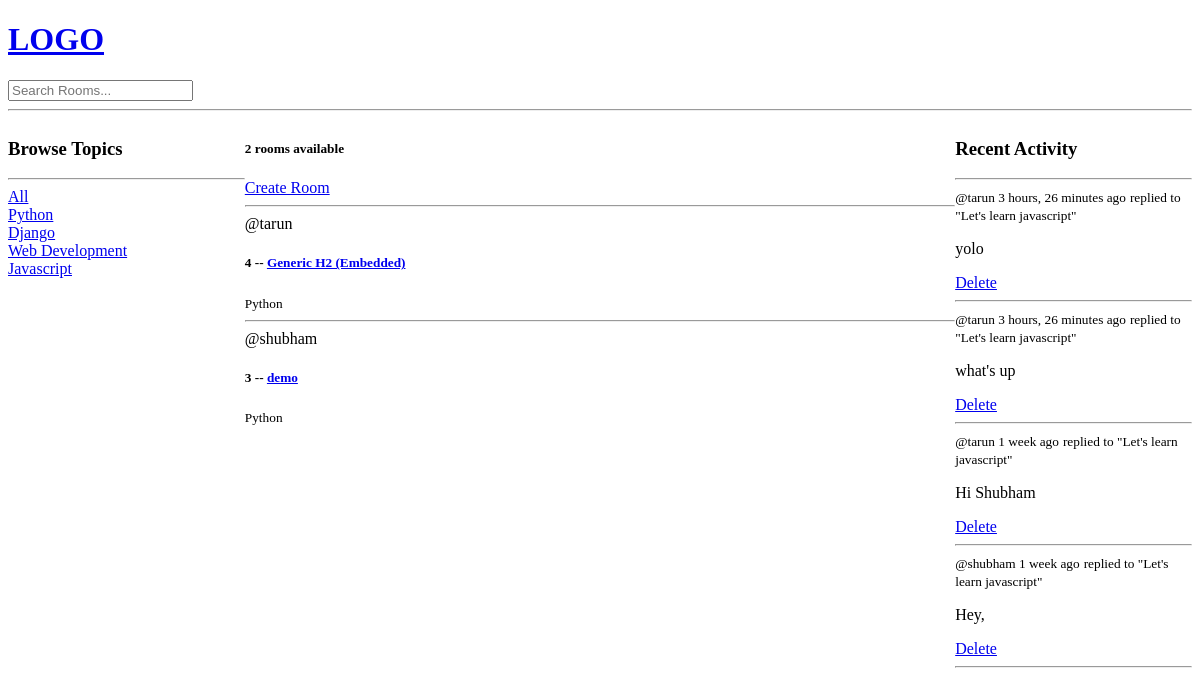
/?q=Python, run on an earlier commit of the app's database.
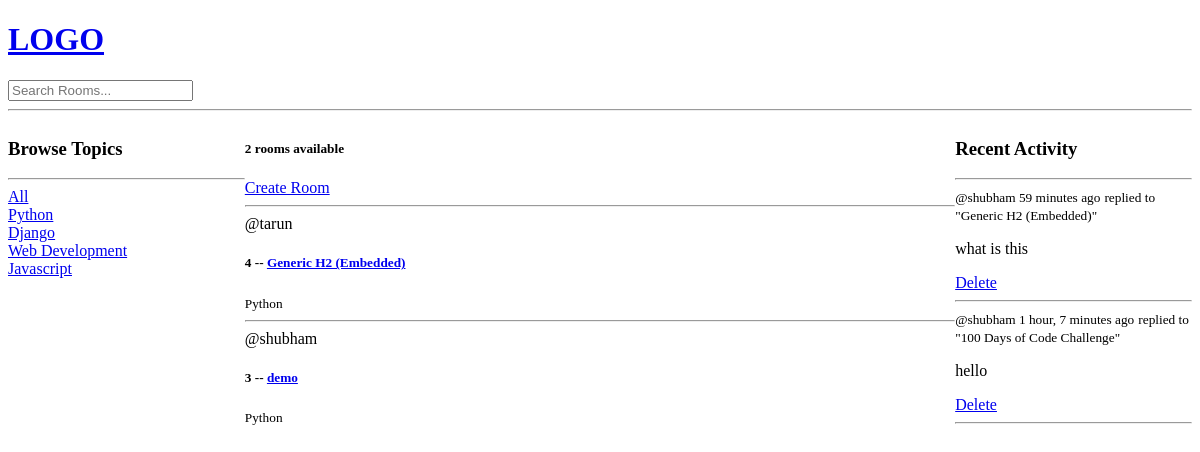
And on a later commit of the database.
### base/models.py (models this page shows, shortened)
class Topic(models.Model):
    name = models.CharField(max_length=200)

class Room(models.Model):
    host =  models.ForeignKey(User, on_delete=models.SET_NULL , null = True)
    topic = models.ForeignKey(Topic, on_delete=models.SET_NULL , null = True)
    name = models.CharField(max_length = 200)
    description = models.TextField(null=True, blank=True)
    participants = models.ManyToManyField(User , related_name='participants', blank=True)
    updated = models.DateTimeField(auto_now=True)
    created = models.DateTimeField(auto_now_add=True)
    class Meta:
        ordering = ["-updated","-created"]
    def __str__(self):
        return str(self.name)

class Message(models.Model):
    user = models.ForeignKey(User, on_delete=models.CASCADE)
    room = models.ForeignKey(Room,on_delete=models.CASCADE)
    body = models.TextField()
    updated = models.DateTimeField(auto_now=True)
    created = models.DateTimeField(auto_now_add=True)
    class Meta:
        ordering = ["-updated","-created"]

### base/views.py (the view)
# urls.py: path('',views.home, name="home"),
def home(request):
    q = request.GET.get('q') if request.GET.get('q') != None else ''
    rooms = Room.objects.filter(
        Q(topic__name__icontains=q) |
        Q(name__icontains=q) |
        Q(description__icontains=q)
    )
    topics = Topic.objects.all()
    room_count = rooms.count()
    room_messages = Message.objects.all()
    context = {"rooms":rooms, "topics": topics,"room_count":room_count,
               "room_messages":room_messages
               }
    return render(request,'base/home.html',context)

### base/templates/base/home.html (shortened to what this page needs)
{% extends 'main.html' %} {% block content %}
<div class="home-container">
  <div>
    <h3>Browse Topics</h3>
    <hr />
    <div>
      <a href="{% url 'home' %}">All </a>
    </div>
    {% for topic in topics %}
    <div>
      <a href="{% url 'home' %}?q={{topic.name}}"> {{topic.name}} </a>
    </div>
    {% endfor %}
  </div>
  <div>
    <h5>{{room_count}} rooms available</h5>
    <a href="{% url 'create-room' %}">Create Room</a>
    <div>
      {% for room in rooms %}
      <hr />
      <div>
        <span> @{{room.host.username}} </span>
        <h5>
          {{room.id}} -- <a href="{%url 'room' room.id %}"> {{room.name}} </a>
        </h5>
        <small> {{room.topic.name}} </small>
      </div>
      {% endfor %}
    </div>
  </div>
  <div class="">
    <h3>Recent Activity</h3>
    <hr />
    {% for message in room_messages %}
    <div>
      <small>@{{message.user}} {{message.created|timesince}} ago</small>
      <small>replied to "{{message.room}}"</small>
      <p>{{message.body}}</p>
      <a href="{% url 'delete-message' message.id %}">Delete</a>
      <hr />
    </div>
    {% endfor %}
  </div>
</div>
{% endblock content%}

What changed in the data, as far as the page shows it:
removed Message: user "tarun", created "3 hours, 26 minutes", room "Let's learn javascript", body "yolo"
removed Message: user "tarun", created "3 hours, 26 minutes", room "Let's learn javascript", body "what's up"
removed Message: user "tarun", created "1 week", room "Let's learn javascript", body "Hi Shubham"
removed Message: user "shubham", created "1 week", room "Let's learn javascript", body "Hey,"
added Message: user "shubham", created "59 minutes", room "Generic H2 (Embedded)", body "what is this"
added Message: user "shubham", created "1 hour, 7 minutes", room "100 Days of Code Challenge", body "hello"
